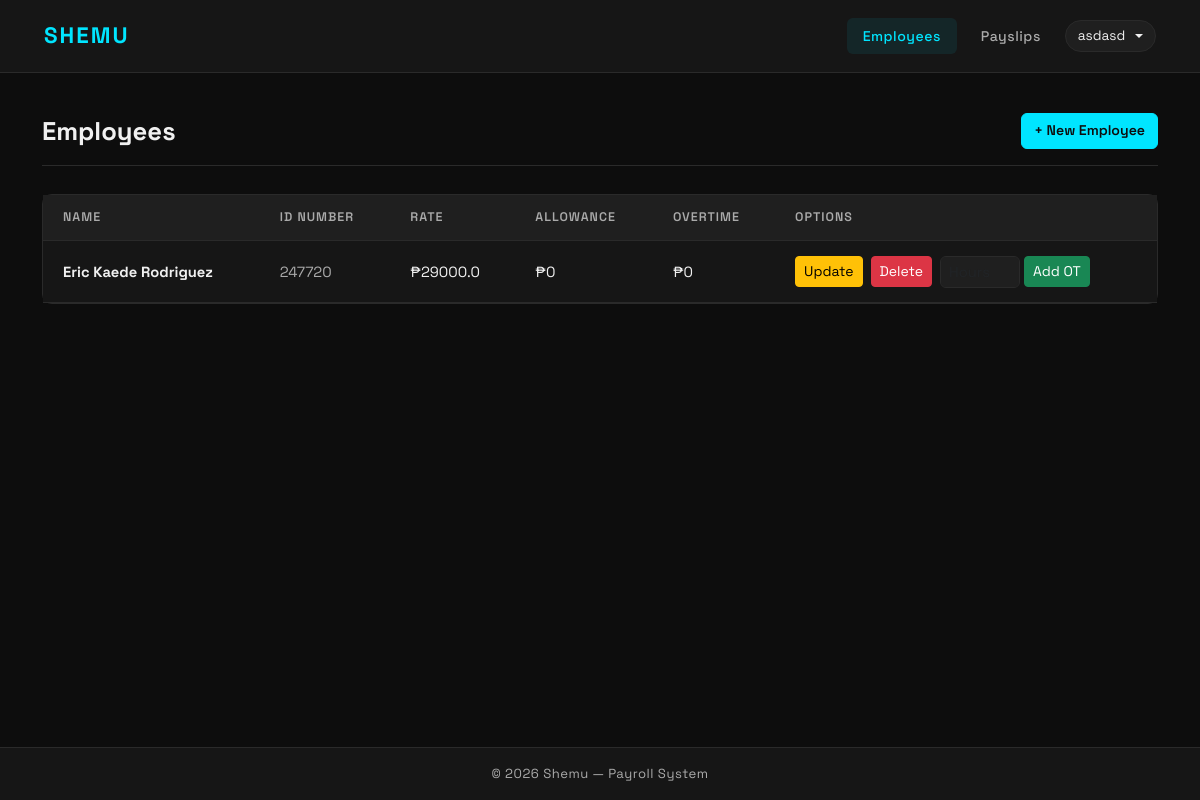
/ (signed in), run on the app's committed database.
### payroll_app/models.py (models this page shows, shortened)
class Employee(models.Model):
    name = models.CharField(max_length=300)
    id_number = models.CharField(max_length=50, primary_key=True, unique=True)
    rate = models.FloatField()
    overtime_pay = models.FloatField(null=True, blank=True)
    allowance = models.FloatField(null=True, blank=True)

### payroll_app/views.py (the view)
# urls.py: path('', views.employees, name='employees'),
def employees(request):
    if not request.user.is_authenticated:
        return redirect('login')
    all_employees = Employee.objects.all()
    return render(request, 'payroll_app/employees.html', {'employees': all_employees})

### payroll_app/templates/payroll_app/employees.html (shortened to what this page needs)
{% extends 'payroll_app/base.html' %}
{% block content %}
<div class="page-header">
    <h1 class="page-title">Employees</h1>
    <a href="{% url 'create_employee' %}" class="btn btn-accent">+ New Employee</a>
</div>
<div class="card">
    <table class="table table-hover mb-0">
        <thead>
            <tr>
                <th>Name</th>
                <th>ID Number</th>
                <th>Rate</th>
                <th>Allowance</th>
                <th>Overtime</th>
                <th>Options</th>
            </tr>
        </thead>
        <tbody>
            {% for emp in employees %}
            <tr>
                <td><strong>{{ emp.name }}</strong></td>
                <td><span class="text-muted">{{ emp.id_number }}</span></td>
                <td>₱{{ emp.rate }}</td>
                <td>₱{{ emp.allowance|default:"0" }}</td>
                <td>₱{{ emp.overtime_pay|default:"0" }}</td>
                <td>
                    <div class="d-flex align-items-center gap-2 flex-wrap">
                        <a href="{% url 'update_employee' emp.id_number %}" class="btn btn-sm btn-warning">Update</a>
                        <form method="post" action="{% url 'delete_employee' emp.id_number %}" class="d-inline" onsubmit="return confirm('Are you sure you want to delete {{ emp.name }}?')">
                            <button type="submit" class="btn btn-sm btn-danger">Delete</button>
                        </form>
                        <form method="post" action="{% url 'add_overtime' emp.id_number %}" class="d-inline d-flex align-items-center gap-1">
                            <input type="number" name="overtime_hours" placeholder="Hours" min="0" step="0.01" class="form-control form-control-sm" style="width:80px">
                            <button type="submit" class="btn btn-sm btn-success">Add OT</button>
                        </form>
                    </div>
                </td>
            </tr>
            {% empty %}
            <tr>
                <td colspan="6" class="text-center text-muted py-4">No employees yet. Add one to get started.</td>
            </tr>
            {% endfor %}
        </tbody>
    </table>
</div>
{% endblock %}

### payroll_app/templates/payroll_app/base.html (shortened to what this page needs)
<!DOCTYPE html>
<html lang="en" data-theme="dark">
<head>
    <link href="https://cdn.jsdelivr.net/npm/bootstrap@5.3.0/dist/css/bootstrap.min.css" rel="stylesheet">
</head>
<body>
<nav class="navbar navbar-expand-lg">
    <div class="container">
        <a class="navbar-brand" href="{% url 'employees' %}">Shemu</a>
        <div class="navbar-nav ms-auto d-flex align-items-center gap-2">
            {% if request.user.is_authenticated %}
                <a class="nav-link {% if request.resolver_match.url_name == 'employees' or request.resolver_match.url_name == 'create_employee' or request.resolver_match.url_name == 'update_employee' %}active{% endif %}" href="{% url 'employees' %}">Employees</a>
                <a class="nav-link {% if request.resolver_match.url_name == 'payslips' or request.resolver_match.url_name == 'view_payslip' %}active{% endif %}" href="{% url 'payslips' %}">Payslips</a>
                <div class="dropdown">
                    <button class="theme-toggle dropdown-toggle" type="button" data-bs-toggle="dropdown" aria-expanded="false">
                        {{ request.user.username }}
                    </button>
                </div>
            {% else %}
                <button class="theme-toggle" onclick="toggleTheme()" id="themeBtn">☀️ Light</button>
            {% endif %}
        </div>
    </div>
</nav>
<div class="main-content">
    <div class="container">
        {% block content %}{% endblock %}
    </div>
</div>
<footer>
    &copy; 2026 Shemu &mdash; Payroll System
</footer>
</body>
</html>

### payroll_app/templates/payroll_app/base.html (style rules this page uses)
[data-theme="dark"] { --bg: #0d0d0d; --surface: #161616; --surface2: #1f1f1f; --border: #2a2a2a; --accent: #00e5ff; --accent-hover: rgba(0, 229, 255, 0.08); --text: #f0f0f0; --text-inverse: #0d0d0d; --muted: #aaaaaa; --table-hover: rgba(255,255,255,0.03); --input-bg: #1f1f1f; --input-border: #2a2a2a; }
* { box-sizing: border-box; }
body { font-family: 'Space Grotesk', sans-serif; background-color: var(--bg); color: var(--text); min-height: 100vh; display: flex; flex-direction: column; transition: background-color 0.3s, color 0.3s; }
.navbar { background-color: var(--surface) !important; border-bottom: 1px solid var(--border); padding: 0.9rem 2rem; transition: background-color 0.3s; }
.navbar-brand { font-size: 1.4rem; font-weight: 700; color: var(--accent) !important; letter-spacing: 2px; text-transform: uppercase; }
.nav-link { color: var(--muted) !important; font-weight: 500; font-size: 0.88rem; letter-spacing: 0.5px; padding: 0.45rem 1rem !important; border-radius: 6px; transition: all 0.2s; }
.nav-link.active { color: var(--accent) !important; background-color: var(--accent-hover); }
.theme-toggle { background: var(--surface2); border: 1px solid var(--border); border-radius: 20px; padding: 0.3rem 0.75rem; cursor: pointer; font-size: 0.85rem; color: var(--text); transition: all 0.2s; display: flex; align-items: center; gap: 0.4rem; }
.text-muted { color: var(--muted) !important; }
.main-content { flex: 1; padding: 2.5rem 0; }
.page-header { display: flex; justify-content: space-between; align-items: center; margin-bottom: 1.75rem; padding-bottom: 1rem; border-bottom: 1px solid var(--border); }
.page-title { font-size: 1.6rem; font-weight: 700; color: var(--text); margin: 0; }
.card { background-color: var(--surface); border: 1px solid var(--border); border-radius: 10px; box-shadow: none; transition: background-color 0.3s; }
.table { color: var(--text); margin-bottom: 0; }
.table thead th { background-color: var(--surface2); color: var(--muted); font-weight: 600; font-size: 0.78rem; letter-spacing: 1px; text-transform: uppercase; border-color: var(--border); padding: 0.85rem 1.25rem; }
.table tbody td { padding: 0.9rem 1.25rem; vertical-align: middle; border-color: var(--border); font-size: 0.92rem; background-color: var(--surface); color: var(--text); }
.btn-accent { background-color: var(--accent); border-color: var(--accent); color: var(--text-inverse); font-weight: 600; font-size: 0.88rem; }
[data-theme="dark"] .btn-accent { color: var(--bg); }
.form-control, .form-select { background-color: var(--input-bg); border-color: var(--input-border); color: var(--text); border-radius: 6px; font-size: 0.92rem; transition: all 0.2s; }
footer { background-color: var(--surface); border-top: 1px solid var(--border); color: var(--muted); text-align: center; padding: 1rem; font-size: 0.82rem; letter-spacing: 0.5px; transition: background-color 0.3s; }

### data on the page
Employee: name "Eric Kaede Rodriguez", id_number "247720", rate "29000.0", allowance "0", overtime_pay "0"

### other printed values
{{ request.user.username }} "asdasd"
